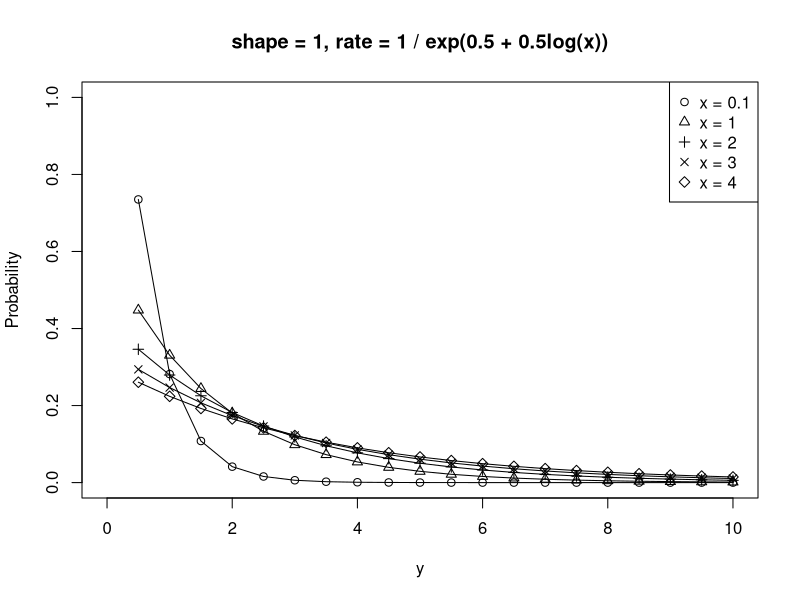
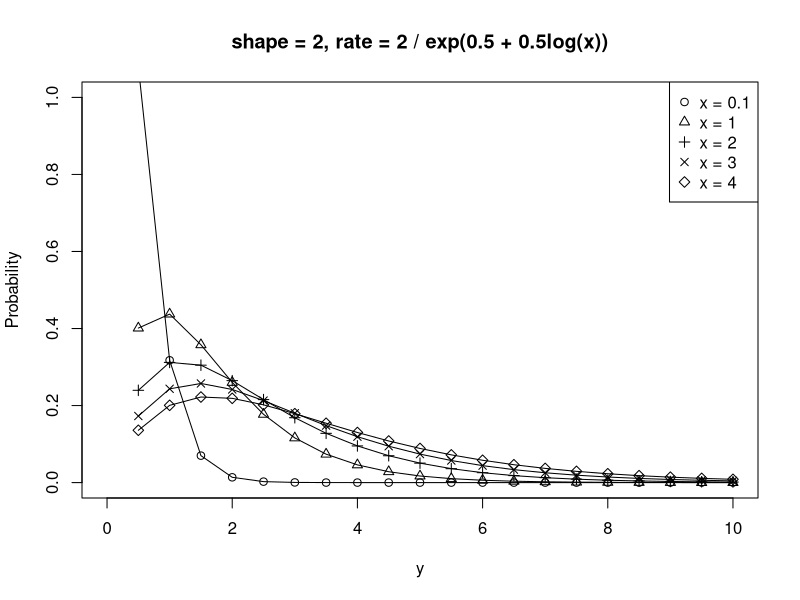
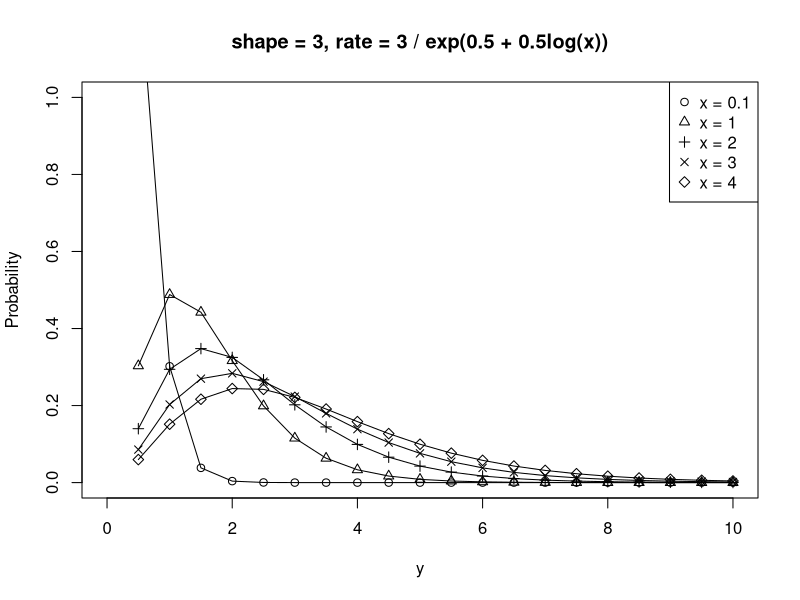
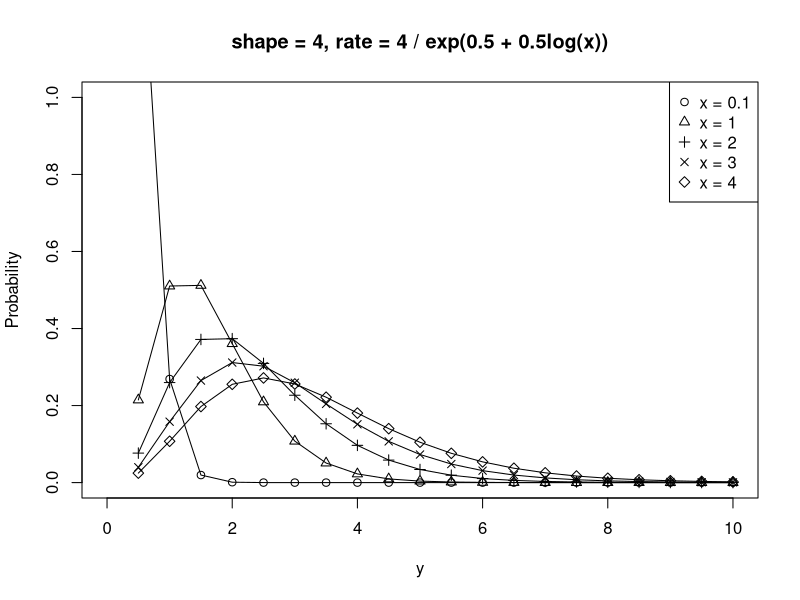
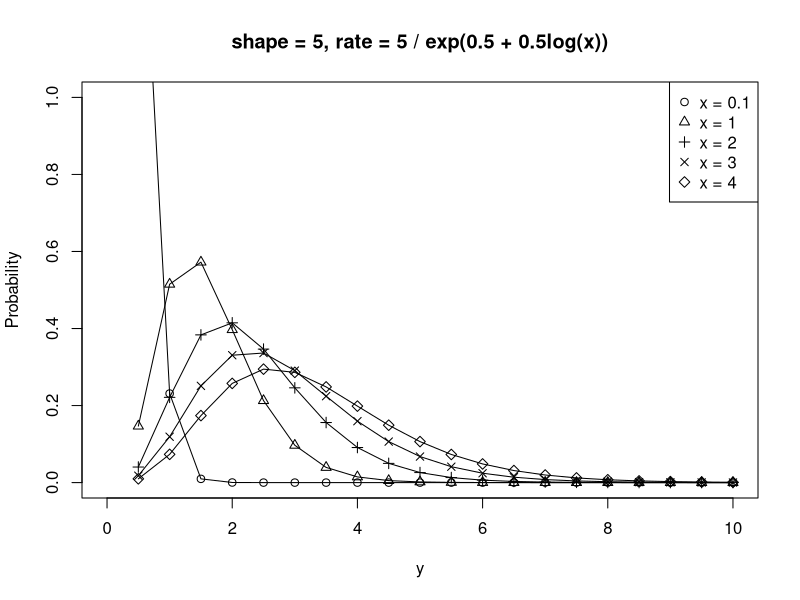
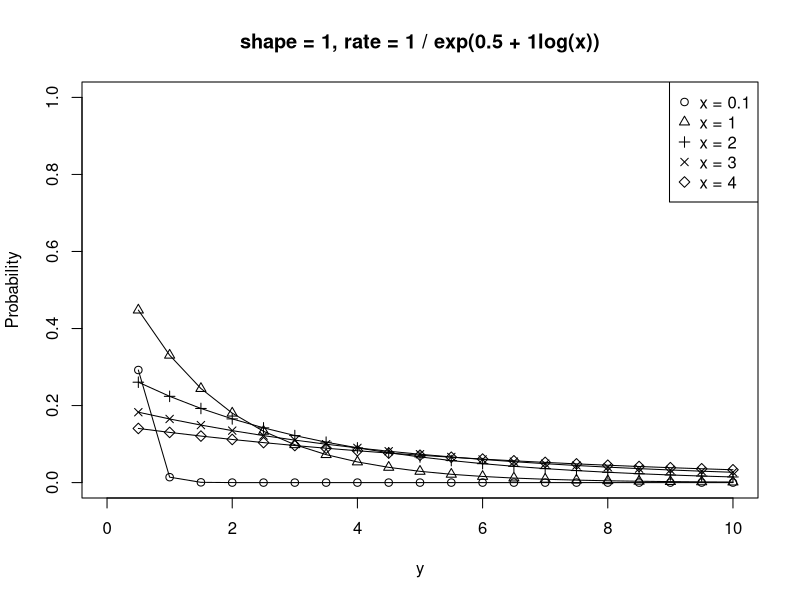
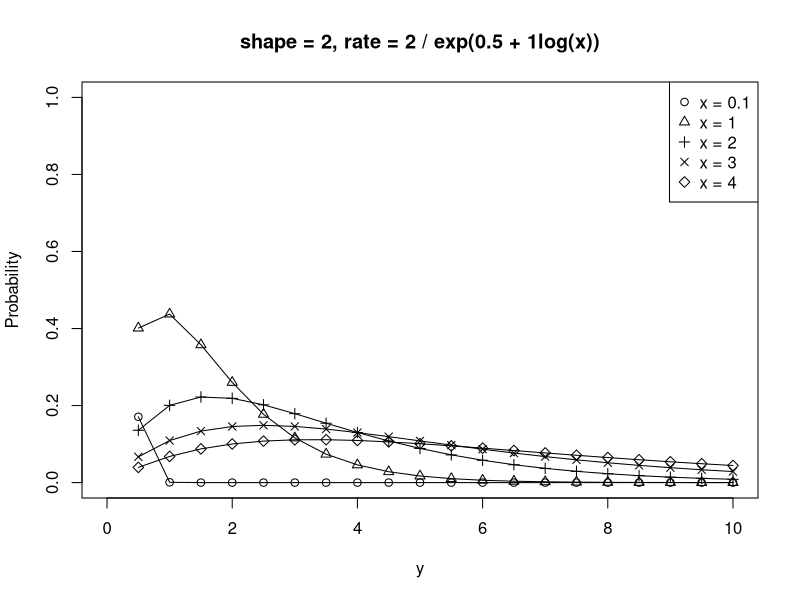
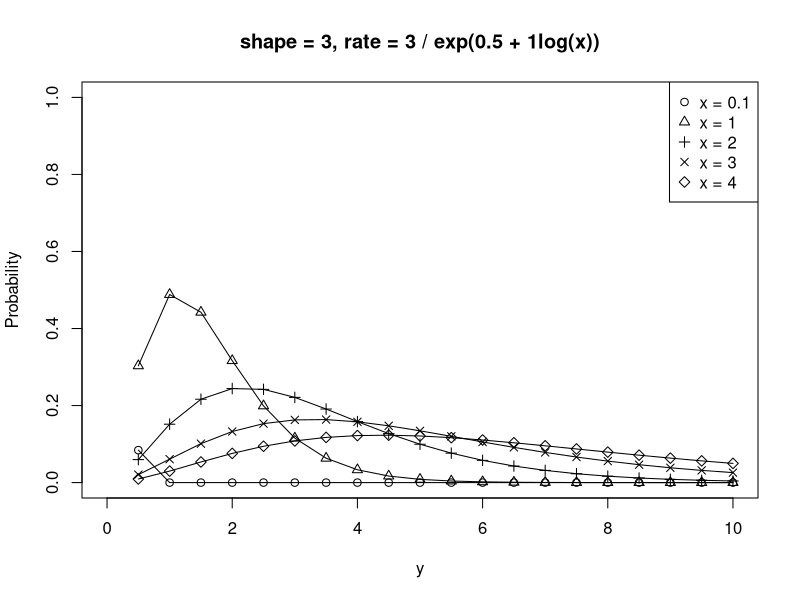

Write R code to recreate these figures, in order.
linkFunction <- function(b1, b2) {
  function(x) {
    exp(b1 + b2 * log(x))
  }
}

distribution <- function(x, s, linkFunction) {
  l <- match.fun(linkFunction)
  function(y) {
    dgamma(y, shape = s, rate = s / l(x))
  }
}

xs <- c(0.1, 1.0, 2.0, 3.0, 4.0)
ys <- seq(0.5, 10.0, by = 0.5)
pchs <- 1:5
xl <- "y"
yl <- "Probability"
legends <- paste0("x = ", xs)
for (b1 in seq(0.5, 2.5, by = 0.5)) {
  for (b2 in seq(0.5, 2.5, by = 0.5)) {
    for (s in 1:5) {
      l <- linkFunction(b1, b2)
      title <- paste0("shape = ", s, ", rate = ", s, " / exp(", b1, " + ", b2, "log(x))")
      plot(0, 0, type = "n", xlim = c(0, 10), ylim = c(0.0, 1.0), main = title, xlab = xl, ylab = yl)
      for (i in 1:5) {
        d <- distribution(xs[i], s, l)
        lines(ys, d(ys), type = "l")
        points(ys, d(ys), pch = pchs[i])
      }
      legend("topright", legend = legends, pch = pchs)
    }
  }
}
